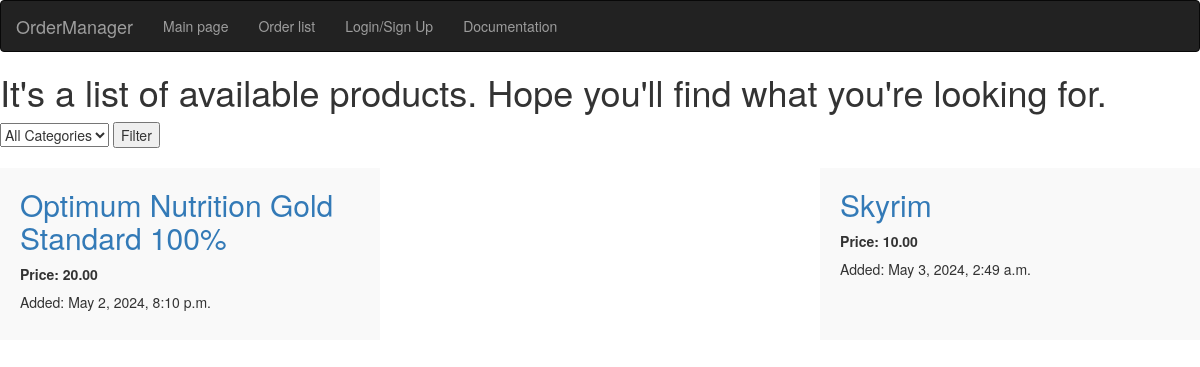
The page / on the database its author committed.
### market/models.py (models this page shows, shortened)
class Product(models.Model):
    category = models.ForeignKey(Category, on_delete=models.SET_NULL, null=True)
    name = models.CharField(max_length=150, blank=True, null=True)
    image = models.ImageField(upload_to='products/', default='/default/image.jpg')
    price = models.DecimalField(max_digits=10, decimal_places=2, blank=True, null=True)
    short_description = models.TextField(max_length=200, blank=True, null=True)
    description = RichTextField()
    old_price = models.DecimalField(
        default=None, max_digits=10, decimal_places=2, blank=True, null=True
    )
    created = models.DateTimeField(
        auto_now_add=False, blank=True, null=True, default=timezone.now
    )

### market/views.py (the view)
# urls.py: path("", views.MainPageView.as_view(), name="main"),
class MainPageView(View):
    def get(self, request):
        categories = Category.objects.all()
        products = Product.objects.all()
        category_id = request.GET.get('category')
        if category_id:
            products = products.filter(category_id=category_id)
        context = {"products": products, "categories": categories}
        return render(request, "market/main.html", context)

### market/templates/market/main.html (shortened to what this page needs)
{% extends "main.html" %}
{% block content %}
<section>
    {% if products %}
    <h1>It's a list of available products. Hope you'll find what you're looking for.</h1>
    <form method="GET">
        <select name="category">
            <option value="">All Categories</option>
        </select>
        <button type="submit">Filter</button>
    </form>
    <div class="product-list">
        {% for product in products %}
        <div class="product-item">
            <a href="{% url 'product-view' pk=product.id %}"><h2>{{ product.name }}</h2></a>
            <ul>
                <li>
                    {% if product.discounted_price %}
                    <span class="original-price">Price: {{ product.price }}</span>
                    <span class="discounted-price">{{ product.discounted_price }}</span>
                    {% else %}
                    <span class="price">Price: {{ product.price }}</span>
                    {% endif %}
                </li>
                <li>Added: {{ product.created }}</li>
            </ul>
        </div>
        {% endfor %}
    </div>
    {% endif %}
</section>
{% endblock %}

### static/styles/main.css (style rules this page uses)
.product-list { display: flex; flex-wrap: wrap; justify-content: space-between; margin-top: 20px; }
.product-item { width: calc(33.33% - 20px); background-color: #f9f9f9; padding: 20px; margin-bottom: 20px; }
.product-item h2 { margin-top: 0; }
.product-item ul { list-style-type: none; margin: 0; padding: 0; }
.product-item li { margin-bottom: 8px; }
.price { font-weight: bold; }

### rows shown on the page
Product: name "Optimum Nutrition Gold Standard 100%", price "20.00", created "May 2, 2024, 8:10 p.m."
Product: name "Skyrim", price "10.00", created "May 3, 2024, 2:49 a.m."
